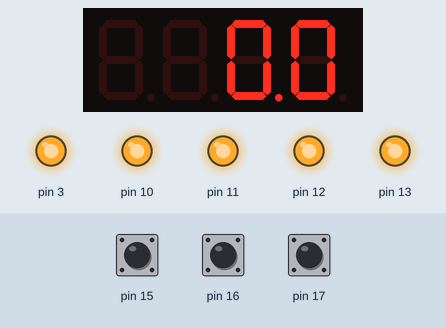
Bench run of a sketch on a simulated Arduino Uno, built with avr-gcc and run on an emulated ATmega328P. On the bench: 4-digit seven-segment display, output pins drawn as LEDs (lit = HIGH). The test bench sets the inputs (shaded band); at power-on: pin 15 HIGH, pin 16 HIGH, pin 17 HIGH.

Above: at 1.2 s.
1.3 s: pin 15 pulled LOW for 3.2 s
At 3.65 s:
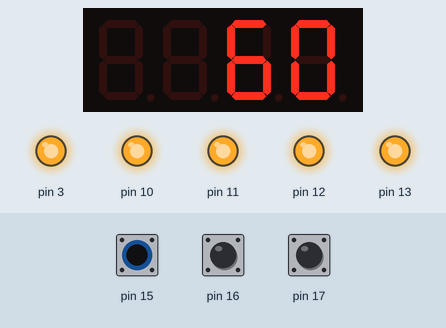
5.1 s: pin 16 pulled LOW for 0.15 s
At 5.65 s:
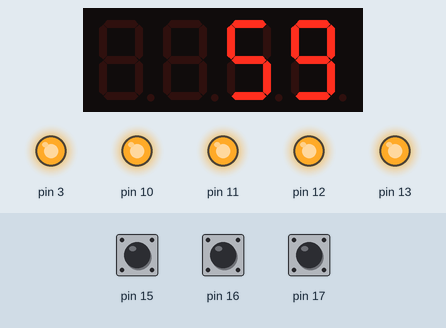
5.8 s: pin 16 pulled LOW for 1 s
7.4 s: pin 17 pulled LOW for 3.2 s
At 9.66 s:
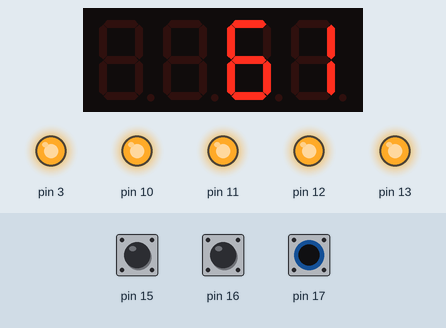
11.2 s: pin 17 pulled LOW for 0.15 s
At 11.66 s:
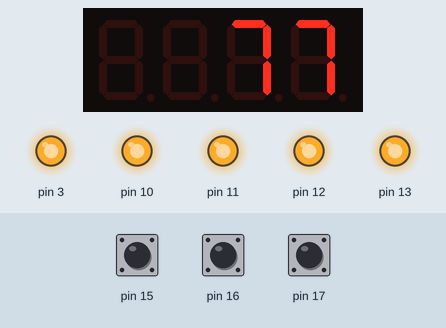
Timing chart, 0 to 12.9 s (numbered marks = the images above; inputs shaded):
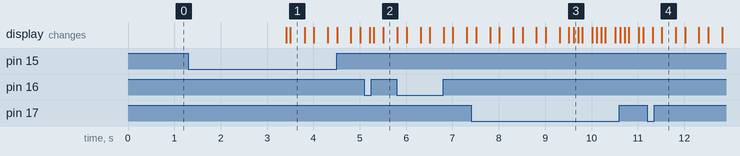

The sketch:

Speedometer.ino
```cpp
#include <TimerOne.h>
#include <Wire.h>
#include <MultiFuncShield.h>


enum SpeedoModeValues
{
  SETUP_WHEEL,
  CALCULATE_SPEED
};

byte speedoMode = CALCULATE_SPEED;
byte wheelDiameterCm = 60;
unsigned int wheelCirmcumferenceCm = (wheelDiameterCm * 314) / 100;

float SpeedKmh (unsigned int wheelCircumferenceCm, unsigned int periodMs);


void setup() {
  // put your setup code here, to run once:

  pinMode(5, INPUT_PULLUP);

  Timer1.initialize();
  MFS.initialize(&Timer1);

  MFS.initPulseInCounter(
      5,                 // use digital pin 5 for pulse input.
      2000,              // the number of milliseconds to wait for a pulse, before resetting pulse in period to 0.
      LOW                // trigger pulse on LOW input.
  );
}


void loop() {
  // put your main code here, to run repeatedly:

  byte btn = MFS.getButton();

  switch (speedoMode)
  {
    case SETUP_WHEEL:
        if (btn == BUTTON_1_PRESSED)
        {
          speedoMode = CALCULATE_SPEED;
          MFS.blinkDisplay(DIGIT_ALL, OFF);
          wheelCirmcumferenceCm = (wheelDiameterCm * 314) / 100;
        }
        else if (btn == BUTTON_2_PRESSED || btn == BUTTON_2_LONG_PRESSED)
        {
          wheelDiameterCm--;

          if (wheelDiameterCm < 30)
          {
            wheelDiameterCm = 30;
          }
          MFS.write(wheelDiameterCm);
        }
        else if (btn == BUTTON_3_PRESSED || btn == BUTTON_3_LONG_PRESSED)
        {
          wheelDiameterCm++;

          if (wheelDiameterCm > 100)
          {
            wheelDiameterCm = 100;
          }
          MFS.write(wheelDiameterCm);
        }
        break;

    case CALCULATE_SPEED:
        if (btn == BUTTON_1_LONG_PRESSED)
        {
          speedoMode = SETUP_WHEEL;
          MFS.write(wheelDiameterCm);
          MFS.blinkDisplay(DIGIT_ALL, ON);
        }
        else
        {
          unsigned int pulsePeriodMs = MFS.getPulseInPeriod();

          if (pulsePeriodMs == 0)
          {
            MFS.write(0.0, 1);
          }
          else
          {
            MFS.write(SpeedKmh(wheelCirmcumferenceCm, pulsePeriodMs), 1);
          }
        }
        break;
  }
  delay(100);
}


float SpeedKmh (unsigned int wheelCircumferenceCm, unsigned int periodMs)
{
  return (float)(wheelCircumferenceCm * 36) / periodMs;
}
```

Measured:
- after the input at 1.3 s, the display: first changes after 2.1 s (image 1 shows a later state)
- after the input at 5.1 s, the display: changes after 0.11 s (image 2)
- after the input at 7.4 s, the display: first changes after 0.11 s (image 3 shows a later state)
- after the input at 11.2 s, the display: first differs from a run without the input after 0.32 s (image 4)
